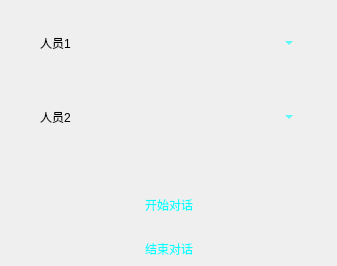
<?xml version="1.0" encoding="UTF-8"?>
<ui version="4.0">
 <class>ButtonWid</class>
 <widget class="QWidget" name="ButtonWid">
  <property name="geometry">
   <rect>
    <x>0</x>
    <y>0</y>
    <width>337</width>
    <height>256</height>
   </rect>
  </property>
  <property name="windowTitle">
   <string>Form</string>
  </property>
  <layout class="QVBoxLayout" name="verticalLayout_4">
   <property name="leftMargin">
    <number>0</number>
   </property>
   <property name="topMargin">
    <number>0</number>
   </property>
   <property name="rightMargin">
    <number>0</number>
   </property>
   <property name="bottomMargin">
    <number>0</number>
   </property>
   <item>
    <widget class="QWidget" name="widget_5" native="true">
     <property name="styleSheet">
      <string notr="true">QWidget#widget_5{  border-image: url(:/new/prefix1/other/image/ScienceImage/XinHao_SheZhi_border1_Big.png);}</string>
     </property>
     <layout class="QVBoxLayout" name="verticalLayout_3">
      <property name="spacing">
       <number>0</number>
      </property>
      <property name="leftMargin">
       <number>0</number>
      </property>
      <property name="topMargin">
       <number>0</number>
      </property>
      <property name="rightMargin">
       <number>0</number>
      </property>
      <property name="bottomMargin">
       <number>0</number>
      </property>
      <item>
       <widget class="QWidget" name="widget_2" native="true">
        <property name="styleSheet">
         <string notr="true"> QPushButton{
	border-image: url(:/new/prefix1/other/image/ScienceImage/Jiedian_Jiance_B.png);
	background:transparent;
	border:0px;
	color:#06FFFF;
	font-family:&quot;Microsoft YaHei&quot;;
	font-size:12px;
	min-height:60px;
	min-width:300px;
	border-image:url(:/new/prefix1/other/image/ScienceImage/_YingGuang.png);
}
 QPushButton:pressed{
	border-image:url(:/new/prefix1/other/image/ScienceImage/_YingGuang_Pressed.png);
}
QComboBox{
	background:transparent;
	border:0px;
	font-family:&quot;Microsoft YaHei&quot;;
	font-size:12px;	
	color:#06FFFF;
	min-height:50px;
	min-width:200px;
	padding-left:10px;
	border-image:url(:new/prefix1/other/image/ScienceImage/Juxing_Xinhao1.png);
}

</string>
        </property>
        <layout class="QVBoxLayout" name="verticalLayout_2">
         <property name="leftMargin">
          <number>0</number>
         </property>
         <property name="topMargin">
          <number>0</number>
         </property>
         <property name="rightMargin">
          <number>0</number>
         </property>
         <property name="bottomMargin">
          <number>0</number>
         </property>
         <item>
          <spacer name="verticalSpacer">
           <property name="orientation">
            <enum>Qt::Vertical</enum>
           </property>
           <property name="sizeHint" stdset="0">
            <size>
             <width>20</width>
             <height>18</height>
            </size>
           </property>
          </spacer>
         </item>
         <item>
          <widget class="QWidget" name="widget" native="true">
           <layout class="QVBoxLayout" name="verticalLayout">
            <item>
             <widget class="QWidget" name="widget_3" native="true">
              <layout class="QHBoxLayout" name="horizontalLayout" stretch="0,0,0,0">
               <property name="spacing">
                <number>15</number>
               </property>
               <item>
                <spacer name="horizontalSpacer">
                 <property name="orientation">
                  <enum>Qt::Horizontal</enum>
                 </property>
                 <property name="sizeHint" stdset="0">
                  <size>
                   <width>40</width>
                   <height>20</height>
                  </size>
                 </property>
                </spacer>
               </item>
               <item>
                <widget class="QLabel" name="label">
                 <property name="text">
                  <string>人员1</string>
                 </property>
                </widget>
               </item>
               <item>
                <widget class="QComboBox" name="comboBox_8"/>
               </item>
               <item>
                <spacer name="horizontalSpacer_2">
                 <property name="orientation">
                  <enum>Qt::Horizontal</enum>
                 </property>
                 <property name="sizeHint" stdset="0">
                  <size>
                   <width>40</width>
                   <height>20</height>
                  </size>
                 </property>
                </spacer>
               </item>
              </layout>
             </widget>
            </item>
            <item>
             <widget class="QWidget" name="widget_4" native="true">
              <layout class="QHBoxLayout" name="horizontalLayout_2" stretch="0,0,0,0">
               <property name="spacing">
                <number>15</number>
               </property>
               <item>
                <spacer name="horizontalSpacer_3">
                 <property name="orientation">
                  <enum>Qt::Horizontal</enum>
                 </property>
                 <property name="sizeHint" stdset="0">
                  <size>
                   <width>40</width>
                   <height>20</height>
                  </size>
                 </property>
                </spacer>
               </item>
               <item>
                <widget class="QLabel" name="label_2">
                 <property name="text">
                  <string>人员2</string>
                 </property>
                </widget>
               </item>
               <item>
                <widget class="QComboBox" name="comboBox_9"/>
               </item>
               <item>
                <spacer name="horizontalSpacer_4">
                 <property name="orientation">
                  <enum>Qt::Horizontal</enum>
                 </property>
                 <property name="sizeHint" stdset="0">
                  <size>
                   <width>40</width>
                   <height>20</height>
                  </size>
                 </property>
                </spacer>
               </item>
              </layout>
             </widget>
            </item>
           </layout>
          </widget>
         </item>
         <item>
          <widget class="QWidget" name="widget_32" native="true">
           <property name="minimumSize">
            <size>
             <width>0</width>
             <height>100</height>
            </size>
           </property>
           <layout class="QHBoxLayout" name="horizontalLayout_26" stretch="1,5,1">
            <property name="leftMargin">
             <number>0</number>
            </property>
            <property name="topMargin">
             <number>0</number>
            </property>
            <property name="rightMargin">
             <number>0</number>
            </property>
            <property name="bottomMargin">
             <number>0</number>
            </property>
            <item>
             <spacer name="horizontalSpacer_9">
              <property name="orientation">
               <enum>Qt::Horizontal</enum>
              </property>
              <property name="sizeHint" stdset="0">
               <size>
                <width>31</width>
                <height>20</height>
               </size>
              </property>
             </spacer>
            </item>
            <item>
             <widget class="QWidget" name="widget_33" native="true">
              <layout class="QVBoxLayout" name="verticalLayout_8" stretch="3,1,3">
               <item>
                <widget class="QPushButton" name="pushButton_5">
                 <property name="text">
                  <string>开始对话</string>
                 </property>
                </widget>
               </item>
               <item>
                <spacer name="verticalSpacer_9">
                 <property name="orientation">
                  <enum>Qt::Vertical</enum>
                 </property>
                 <property name="sizeHint" stdset="0">
                  <size>
                   <width>20</width>
                   <height>40</height>
                  </size>
                 </property>
                </spacer>
               </item>
               <item>
                <widget class="QPushButton" name="pushButton_2">
                 <property name="text">
                  <string>结束对话</string>
                 </property>
                </widget>
               </item>
              </layout>
             </widget>
            </item>
            <item>
             <spacer name="horizontalSpacer_10">
              <property name="orientation">
               <enum>Qt::Horizontal</enum>
              </property>
              <property name="sizeHint" stdset="0">
               <size>
                <width>31</width>
                <height>20</height>
               </size>
              </property>
             </spacer>
            </item>
           </layout>
          </widget>
         </item>
         <item>
          <spacer name="verticalSpacer_2">
           <property name="orientation">
            <enum>Qt::Vertical</enum>
           </property>
           <property name="sizeHint" stdset="0">
            <size>
             <width>20</width>
             <height>19</height>
            </size>
           </property>
          </spacer>
         </item>
        </layout>
       </widget>
      </item>
     </layout>
    </widget>
   </item>
  </layout>
 </widget>
 <resources/>
 <connections/>
</ui>
